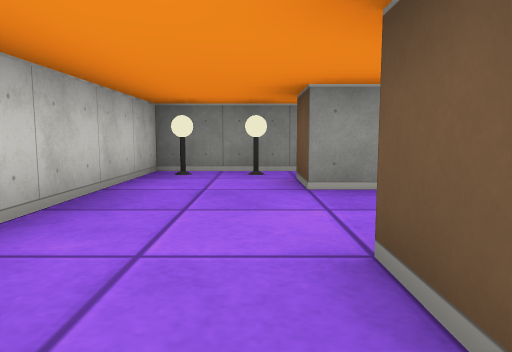
[1] (above)

14 first-person views from a walk through a cub3D maze. The camera is about half as high as the walls, tilts 6° down and sees 70° across. The floor is counted in squares. Each view is taken from the middle of a square. On the plan, view 1 faces up. The plan holds only what a view shows up to about 9 squares ahead; the rest is blank.

[2]
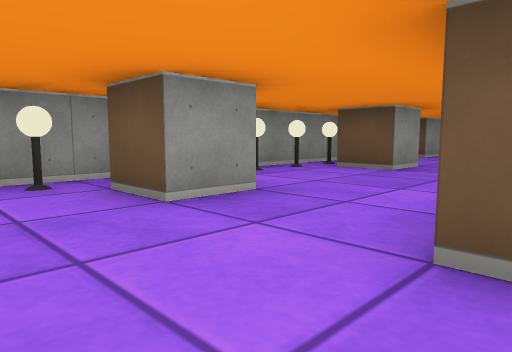

[3]
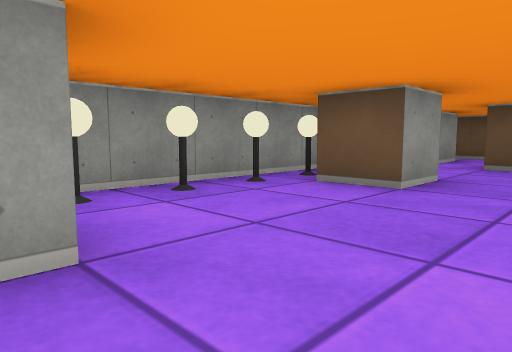

[4]
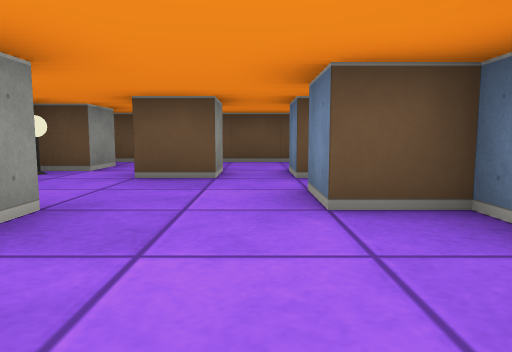

[5]
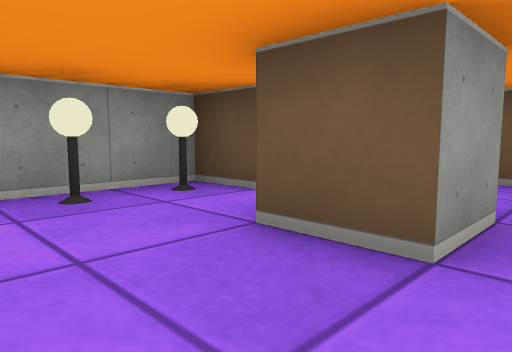

[6]
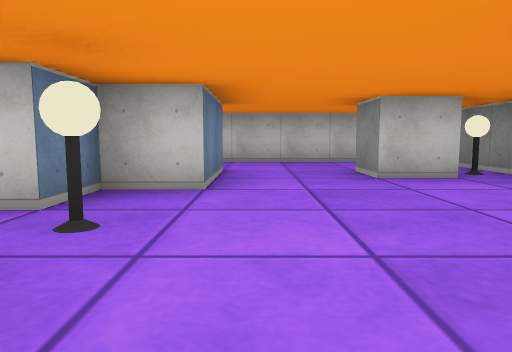

[7]
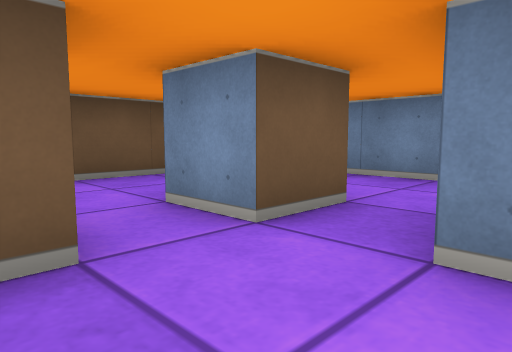

[8]
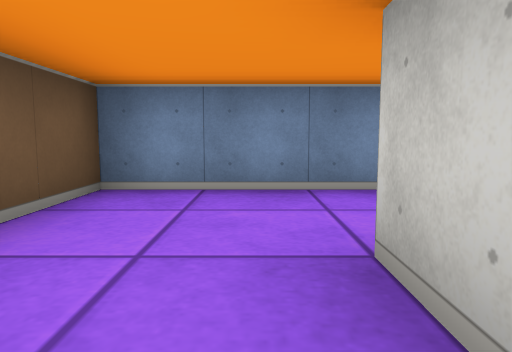

[9]
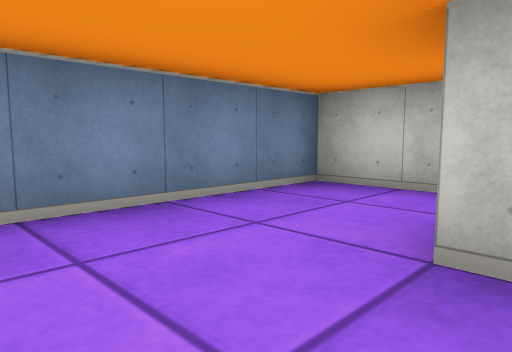

[10]
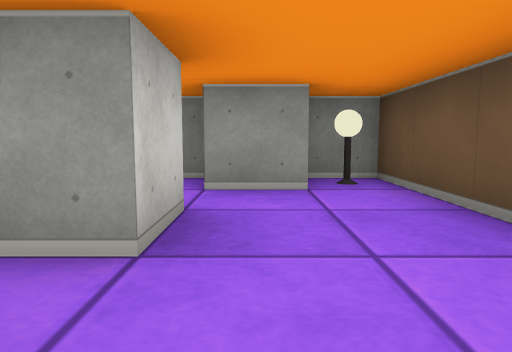

[11]
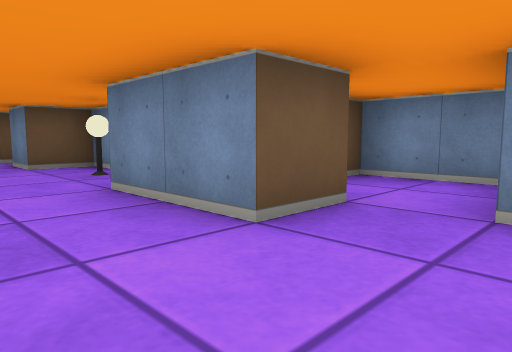

[12]
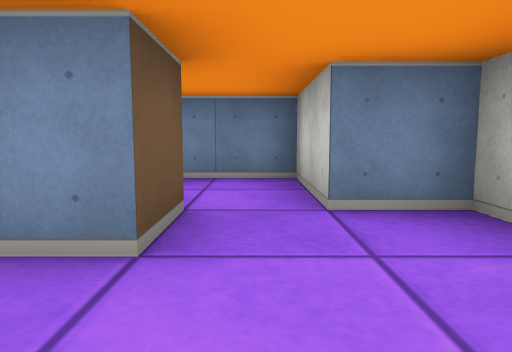

[13]
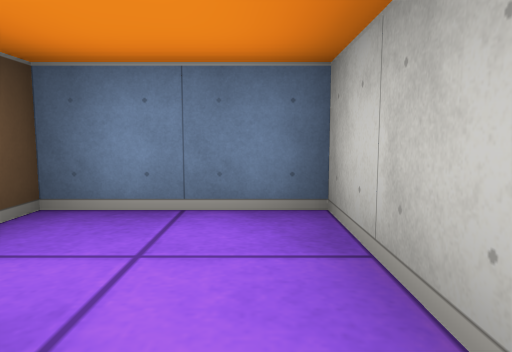

[14]
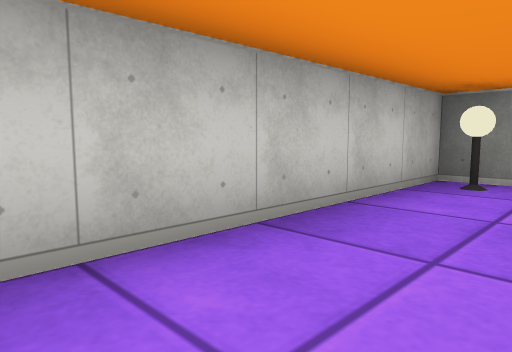

### Floor plan
Points are (right, up) in squares from view 1. A wall is a line through its corners. A room is listed if a view was taken in it or the views show most of it. See-through windows are left out.
Room 1 (views 1, 2, 3, 4, 5, 6, 7, 8, 9, 10, 11, 12, 13, 14)
walls: (4.8, 0.5) (5.5, 0.5) (5.5, 1.5) (6.5, 1.5); (5.6, 3.5) (4.5, 3.5) (4.5, 4.5); (6.5, -0.1) (6.5, -1.5) (10.5, -1.5) (10.5, 5.5) (9.6, 5.5); (7.5, 0.4) (7.5, 1.5) (8.5, 1.5) (8.5, 0.5); (8.5, 3.5) (8.5, 2.5) (7.5, 2.5) (7.5, 3.5); (1.5, 4.5) (1.5, 3.5) (0.5, 3.5) (0.5, 4.5); (0.5, 0.4) (0.5, 1.5) (2.5, 1.5) (2.5, 0.5) (3.5, 0.5); (9.5, 4.5) (8.5, 4.5) (8.5, 5.5) (-1.5, 5.5) (-1.5, 0.5) (-0.5, 0.5) (-0.5, -1.5) (1.5, -1.5) (1.5, -1)
objects: lamp (-1, 5); lamp (0, 5); lamp (1, 5); lamp (2, 5); lamp (3, 5); lamp (4, 1); lamp (4, 5); lamp (5, 5); lamp (7, 5); lamp (8, 5); lamp (10, 5)

Where each view was taken, in squares from view 1:
view 1: 0 up, 0 right, facing up
view 2: 1 up, 1 left, facing up-right
view 3: 2 up, 1 right, facing up-right
view 4: 2 up, 3 right, facing right
view 5: 2 up, 6 right, facing up-right
view 6: 2 up, 6 right, facing left
view 7: 3 up, 6 right, facing down-right
view 8: 2 up, 9 right, facing down
view 9: 1 up, 10 right, facing down-left
view 10: 1 up, 9 right, facing up
view 11: 3 up, 1 left, facing down-right
view 12: 3 up, 0 right, facing down
view 13: 1 up, 0 right, facing down
view 14: 1 up, 0 right, facing up-left
